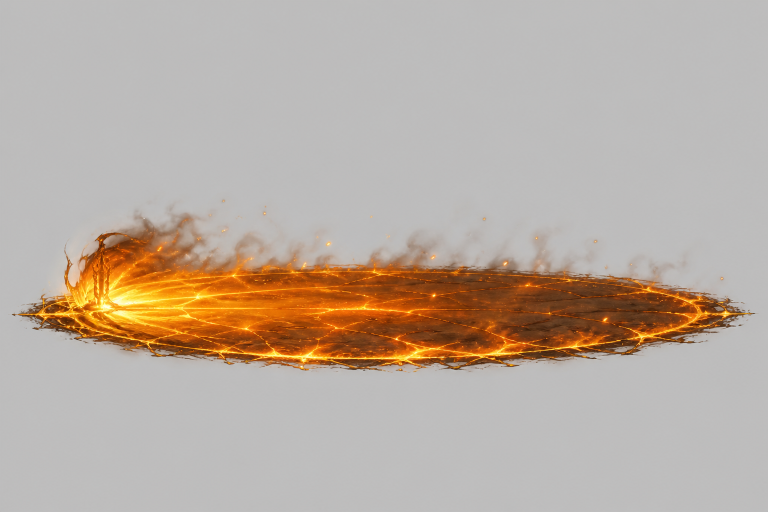
#> input picture dev_assets/concepts/lord_malefacto_fx/lord_malefacto_flare_zone_reference_v2.png, 1536 x 1024 px (shown at 1/2 size)
$ python prepare_lord_malefacto_fx_assets.py
#> lines starting #> are read from the running program, lines starting #| are printed output that depends on the picture; after the words box and inside, x2 and y2 are one past the last pixel; in counts of white or black regions, pixels touching at a corner belong together
from __future__ import annotations

import json
from collections import deque
from pathlib import Path

from PIL import Image


SOURCE_FILE = "lord_malefacto_flare_zone_reference_v2.png"
OUTPUT_STEM = "lord_malefacto_flare_zone_v2"

# Background removal — primary flood fill from all edges.
# Raised aggressively so warm-grey fire-bleed fringe pixels don't block the fill.
BACKGROUND_DISTANCE_THRESHOLD = 65   # was 24
BACKGROUND_CHANNEL_SPREAD = 55       # was 14

# Second-pass cleanup: zeros residual near-background bright low-saturation pixels
# that were enclosed by fire content and unreachable from the image edges.
SECONDARY_BRIGHTNESS_FLOOR = 90      # below this = dark smoke/shadow — preserve
SECONDARY_SATURATION_CEILING = 0.22  # above this = coloured fire content — preserve
SECONDARY_DISTANCE_THRESHOLD = 55    # within this distance of bg colour = zero alpha

# Runtime output: scale cropped content so width fits within this budget
TARGET_MAX_WIDTH = 520
TARGET_MAX_HEIGHT = 220

# Transparent padding added around the cropped visible content (px per side)
CROP_PADDING = 14


def _sample_background(rgba: Image.Image) -> tuple[int, int, int]:
    width, height = rgba.size
    samples = [
        rgba.getpixel((0, 0)),
        rgba.getpixel((width - 1, 0)),
        rgba.getpixel((0, height - 1)),
        rgba.getpixel((width - 1, height - 1)),
        rgba.getpixel((width // 2, 0)),
        rgba.getpixel((width // 2, height - 1)),
        rgba.getpixel((0, height // 2)),
        rgba.getpixel((width - 1, height // 2)),
    ]
    return tuple(
        sorted(s[ch] for s in samples)[len(samples) // 2]
        for ch in range(3)
    )


def clean_background(image: Image.Image) -> tuple[Image.Image, tuple[int, int, int]]:
    rgba = image.convert("RGBA")
    pixels = rgba.load()
    width, height = rgba.size

    background = _sample_background(rgba)

    def is_background_pixel(x: int, y: int) -> bool:
        red, green, blue, alpha = pixels[x, y]
        if alpha == 0:
            return True
        channel_spread = max(red, green, blue) - min(red, green, blue)
        color_distance = (
            (red - background[0]) ** 2
            + (green - background[1]) ** 2
            + (blue - background[2]) ** 2
        ) ** 0.5
        return (
            channel_spread <= BACKGROUND_CHANNEL_SPREAD
            and color_distance <= BACKGROUND_DISTANCE_THRESHOLD
        )

    # Pass 1: flood fill from all four edges.
    visited: set[tuple[int, int]] = set()
    queue: deque[tuple[int, int]] = deque()
    for x in range(width):
        queue.append((x, 0))
        queue.append((x, height - 1))
    for y in range(height):
        queue.append((0, y))
        queue.append((width - 1, y))

    while queue:
        x, y = queue.popleft()
        if (x, y) in visited or x < 0 or y < 0 or x >= width or y >= height:
            continue
        visited.add((x, y))
        if not is_background_pixel(x, y):
            continue
        red, green, blue, _ = pixels[x, y]
        pixels[x, y] = (red, green, blue, 0)
        queue.append((x + 1, y))
        queue.append((x - 1, y))
        queue.append((x, y + 1))
        queue.append((x, y - 1))

    # Pass 2: zero residual near-background bright low-saturation pixels that
    # the edge-seeded flood fill could not reach (enclosed by fire content).
    for py in range(height):
        for px in range(width):
            red, green, blue, alpha = pixels[px, py]
            if alpha == 0:
                continue
            brightness = max(red, green, blue)
            if brightness < SECONDARY_BRIGHTNESS_FLOOR:
                continue  # dark smoke / shadow — preserve
            spread = brightness - min(red, green, blue)
            saturation = spread / brightness if brightness > 0 else 0.0
            if saturation > SECONDARY_SATURATION_CEILING:
                continue  # coloured / fire content — preserve
            color_distance = (
                (red - background[0]) ** 2
                + (green - background[1]) ** 2
                + (blue - background[2]) ** 2
            ) ** 0.5
            if color_distance <= SECONDARY_DISTANCE_THRESHOLD:
                pixels[px, py] = (red, green, blue, 0)

    return rgba, background


def alpha_bbox_padded(image: Image.Image, padding: int) -> tuple[int, int, int, int]:
    alpha = image.getchannel("A")
    bbox = alpha.getbbox()
    if bbox is None:
        return (0, 0, image.width, image.height)
    left, top, right, bottom = bbox
    return (
        max(0, left - padding),
        max(0, top - padding),
        min(image.width, right + padding),
        min(image.height, bottom + padding),
    )


def main() -> None:
    script_dir = Path(__file__).resolve().parent
    repo_root = script_dir.parents[2]
    source_path = script_dir / SOURCE_FILE
    output_dir = repo_root / "public" / "assets" / "sprites" / "lord_malefacto_fx"
    output_dir.mkdir(parents=True, exist_ok=True)

    src = Image.open(source_path)
#> src is the input picture: PIL image 1536x1024 RGB; mean R, G, B 185.9, 172.5, 161.1
    print(f"Source: {SOURCE_FILE}  ({src.size[0]}x{src.size[1]})")
#| Source: lord_malefacto_flare_zone_reference_v2.png  (1536x1024)

    cleaned, background_color = clean_background(src)
#> in _sample_background, `samples = [ rgba.getpixel((0, 0)), rgba.getpixel((width - 1, 0)), rgba..`: samples = [(186, 186, 185, 255), (187, 188, 185, 255), (186, 183, 184, 255), (186, 185, 185, 255), (188, 188, 187, 255), (190, 189, 190, 255), (188, 188, 187, 255), (189, 188, 187, 255)]
#> in clean_background, `background = _sample_background(rgba)`: background = (188, 188, 187)
#> the loop in clean_background, `while queue:` made 5260560 passes
#> (channel_spread in is_background_pixel, color_distance in is_background_pixel) on passes 1 to 3: (1, 3.46), (3, 6.16), (0, 2.45)
#> after the loop in clean_background, `while queue:`: visited = 1320303 items
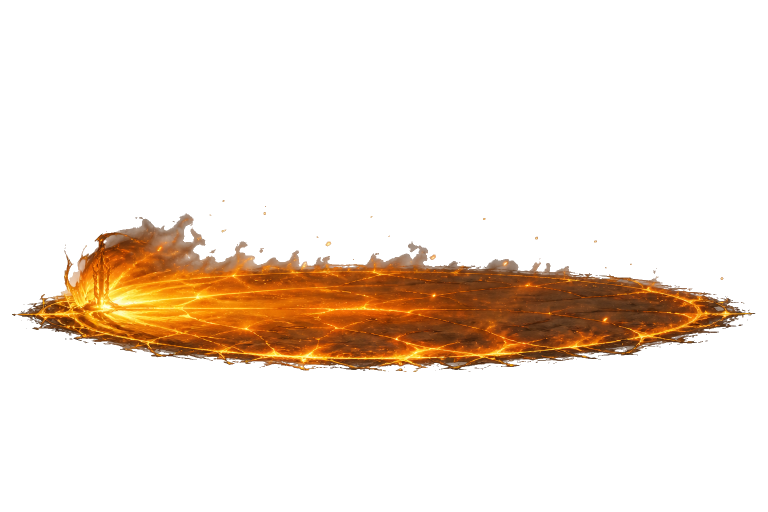
#> cleaned: PIL image 1536x1024 RGBA (shown at 1/2 size); mean R, G, B, A 185.9, 172.5, 161.1, 41.9; transparent parts drawn white
#> background_color = (188, 188, 187)
    bbox = alpha_bbox_padded(cleaned, CROP_PADDING)
#> in alpha_bbox_padded, `alpha = image.getchannel("A")`:
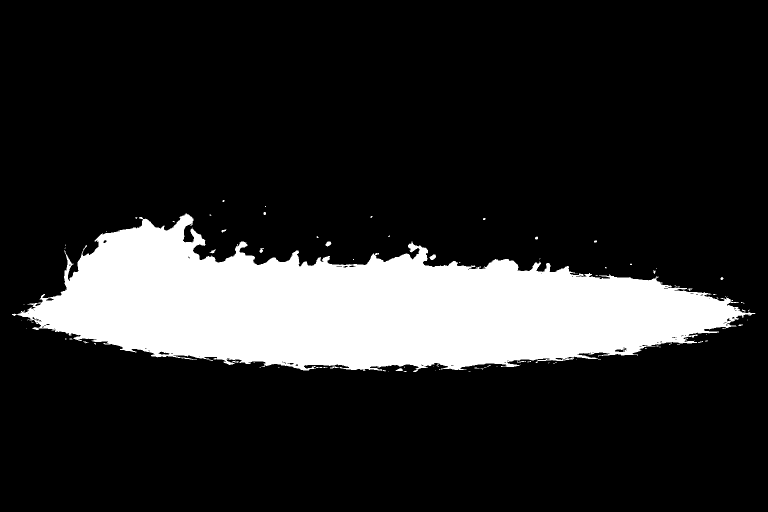
#> alpha: PIL image 1536x1024 L (shown at 1/2 size); 16.4% white; 98 white regions (81 under 20 px), largest, box (x1, y1, x2, y2) and area: (24, 427, 1511, 744) 257199, (859, 509, 872, 520) 96, (651, 483, 663, 493) 81
#> in alpha_bbox_padded, `bbox = alpha.getbbox()`: bbox = (24, 400, 1511, 744)
#> in alpha_bbox_padded, `left, top, right, bottom = bbox`: left = 24; top = 400; right = 1511; bottom = 744
#> bbox = (10, 386, 1525, 758)
    cropped = cleaned.crop(bbox)
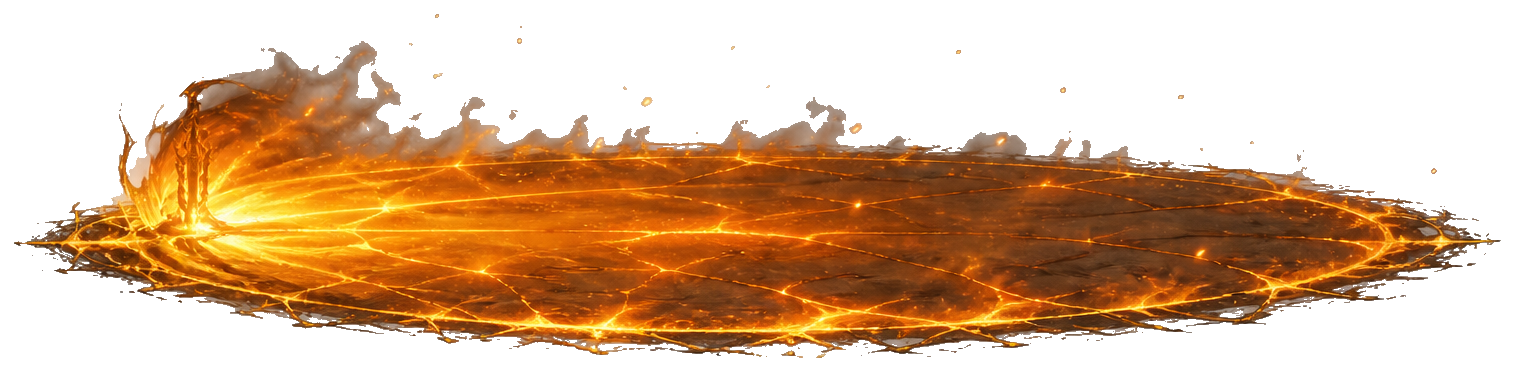
#> cropped: PIL image 1515x372 RGBA; mean R, G, B, A 180.5, 144.3, 112.6, 116.9; transparent parts drawn white

    scale = min(TARGET_MAX_WIDTH / cropped.width, TARGET_MAX_HEIGHT / cropped.height, 1.0)
#> scale = 0.343
    out_w = max(1, round(cropped.width * scale))
#> out_w = 520
    out_h = max(1, round(cropped.height * scale))
#> out_h = 128
    output = cropped.resize((out_w, out_h), Image.Resampling.LANCZOS)
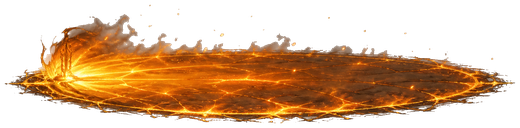
#> output: PIL image 520x128 RGBA; mean R, G, B, A 86.4, 50.6, 18.8, 116.9; transparent parts drawn white

    out_png = output_dir / f"{OUTPUT_STEM}.png"
    out_json = output_dir / f"{OUTPUT_STEM}.json"
    output.save(out_png)

    corner_alphas = [
        output.getpixel((0, 0))[3],
        output.getpixel((out_w - 1, 0))[3],
        output.getpixel((0, out_h - 1))[3],
        output.getpixel((out_w - 1, out_h - 1))[3],
    ]
#> corner_alphas = [0, 0, 0, 0]
    print(f"Corner alphas TL/TR/BL/BR: {corner_alphas}")
#| Corner alphas TL/TR/BL/BR: [0, 0, 0, 0]

    display_w = 320
    display_h = round(display_w * out_h / out_w)
#> display_h = 79

    metadata = {
        "source": SOURCE_FILE,
        "outputWidth": out_w,
        "outputHeight": out_h,
        "recommendedOrigin": {"x": 0.5, "y": 0.5},
        "recommendedDisplaySize": {"w": display_w, "h": display_h},
        "alphaCleanupMethod": (
            "pass 1: flood-fill from edges with raised thresholds to catch warm-grey "
            "fire-bleed fringe; pass 2: zero enclosed near-background bright "
            "low-saturation pixels unreachable from edges"
        ),
        "backgroundDistanceThreshold": BACKGROUND_DISTANCE_THRESHOLD,
        "backgroundChannelSpread": BACKGROUND_CHANNEL_SPREAD,
        "secondaryBrightnessFloor": SECONDARY_BRIGHTNESS_FLOOR,
        "secondarySaturationCeiling": SECONDARY_SATURATION_CEILING,
        "secondaryDistanceThreshold": SECONDARY_DISTANCE_THRESHOLD,
        "cropPaddingPx": CROP_PADDING,
        "notes": [
            "Overlay this at the flare zone center (flareX, flareY) using setDisplaySize for hitbox alignment.",
            "Rectangle flareZone collision body is unchanged; this PNG is visual-only.",
            "If glow fringe clips, increase recommendedDisplaySize.w slightly.",
            "If background fringing visible at edges, tighten BACKGROUND_DISTANCE_THRESHOLD.",
            "Second-pass cleanup zeros near-background bright low-saturation pixels not reachable by edge flood fill.",
        ],
    }
    out_json.write_text(json.dumps(metadata, indent=2) + "\n", encoding="utf-8")

    print(f"Output PNG:  {out_png.name}  {out_w}x{out_h}px")
#| Output PNG:  lord_malefacto_flare_zone_v2.png  520x128px
    print(f"Output JSON: {out_json.name}")
    print(f"Recommended display size: {display_w}x{display_h}")
#| Recommended display size: 320x79
    print(f"Scale applied: {scale:.3f}")
#| Scale applied: 0.343
    print(f"Background colour sampled: {background_color}")
#| Background colour sampled: (188, 188, 187)


if __name__ == "__main__":
    main()
